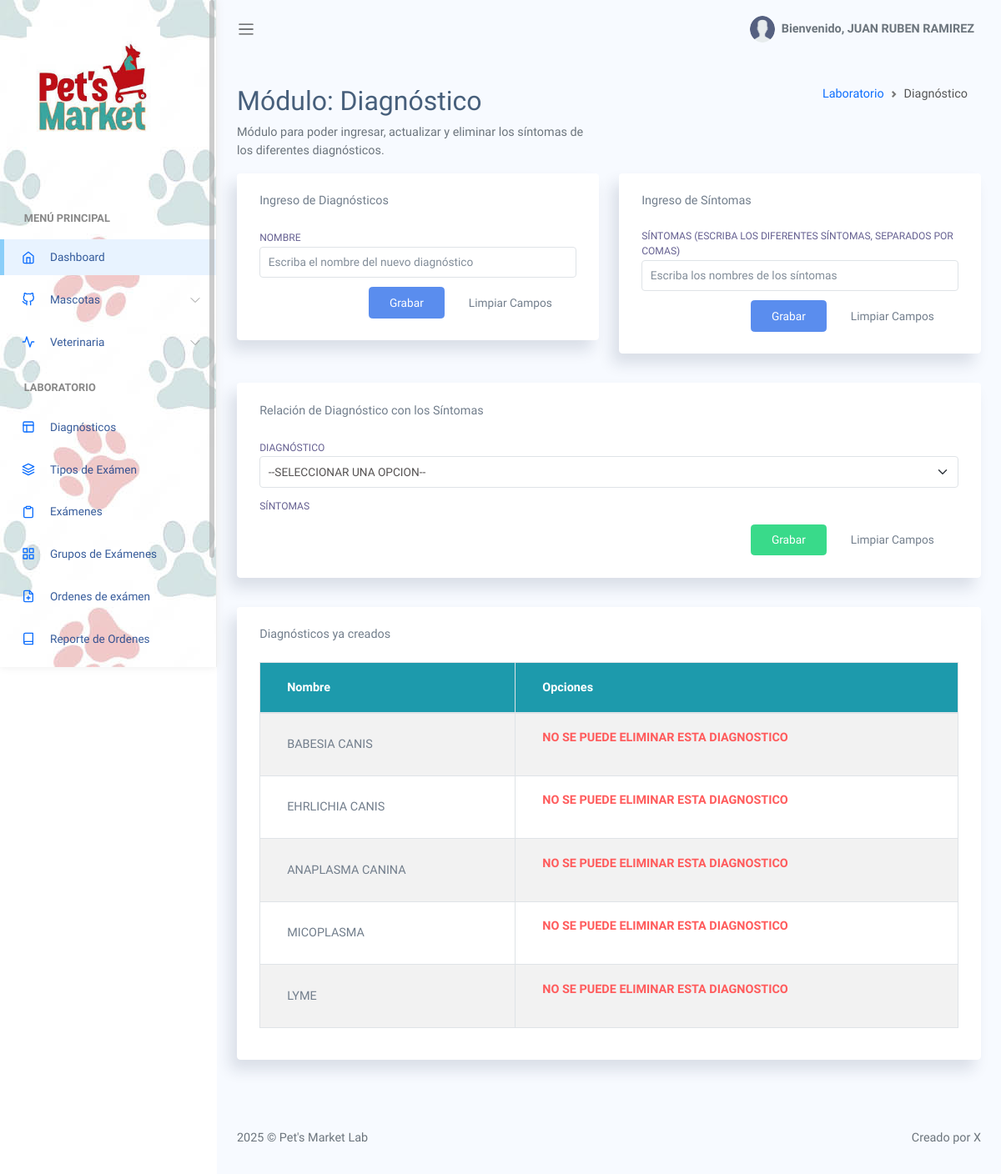
The app's page /docs/diagnostico.php (signed in), older data.
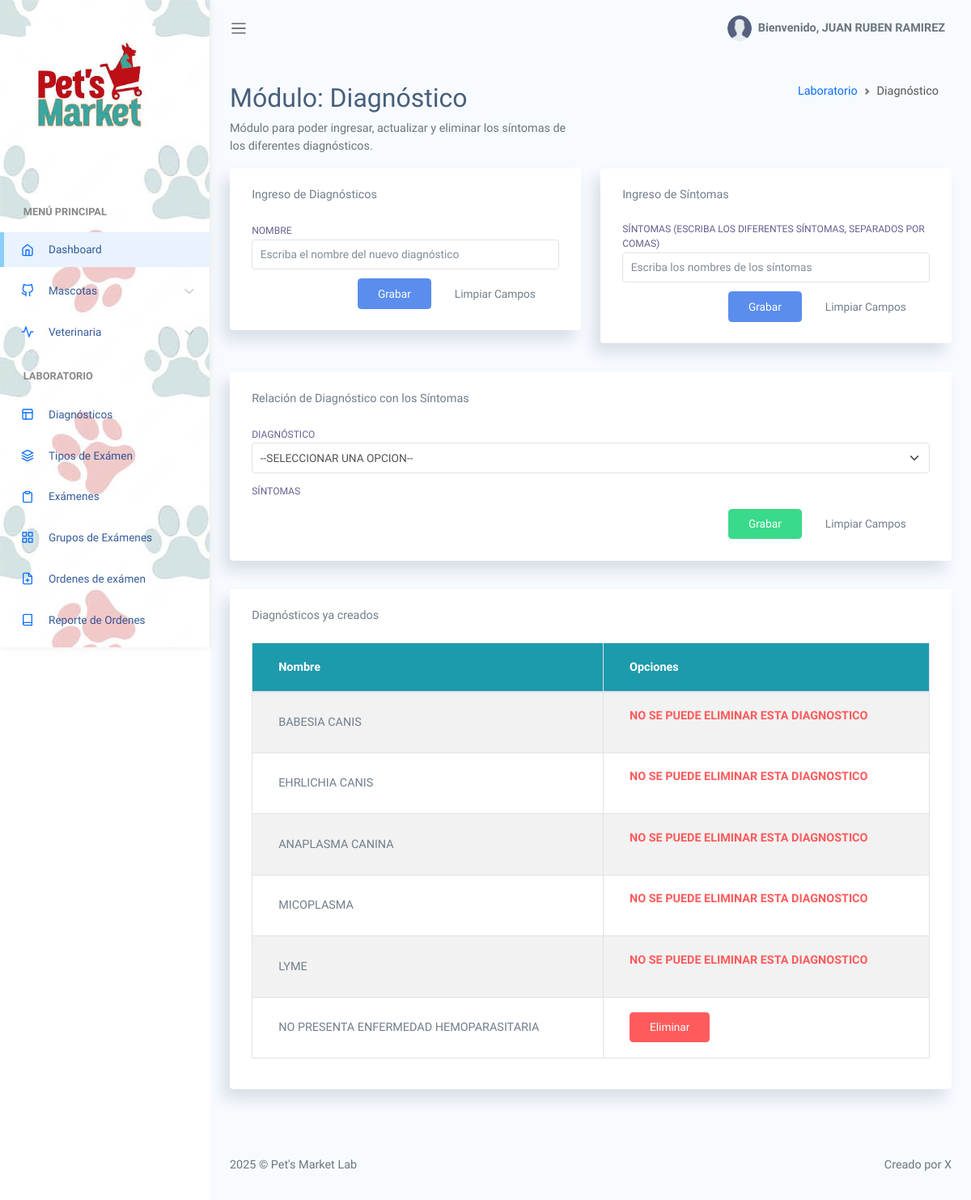
The same page, newer data.
### tables this page shows
CREATE TABLE `cab_diagnostico` (
  `id_diagnostico` int(11) NOT NULL,
  `nombre` varchar(100) NOT NULL,
  `estado` int(11) NOT NULL DEFAULT 1
);

### docs/diagnostico.php (the view, shortened to what the changed rows need)
<!DOCTYPE html>
<html lang="es">
<head>
    <link rel="stylesheet" href="assets/css/bootstrap.css">
    <link rel="stylesheet" href="assets/dataTables.bootstrap5.css" />
    <link rel="stylesheet" href="assets/buttons.bootstrap5.css"/>
    <link rel="stylesheet" href="assets/vendors/perfect-scrollbar/perfect-scrollbar.css">
    <link rel="stylesheet" href="assets/css/app.css">
    <link rel="stylesheet" href="assets/sweetalert/sweetalert.css" />
</head>
<body>
    <div id="app">
    <?php include("sidebar.php"); ?>
        <div id="main">
<div class="main-content container-fluid">
    <section class="section">
        <div class="card">
            <div class="card-body">
                <table class='table table-striped table-bordered' id="table1">
                    <thead>
                        <tr >
                            <th style="background-color: #1d9aac;" class="text-white">Nombre</th>
                            <th style="background-color: #1d9aac;" class="text-white">Opciones</th>
                        </tr>
                    </thead>
                    <tbody>
                    <?php
                    $query="select * from cab_diagnostico where estado=1";
                    $resultado = $bd->query($query);
                    while($fila = $resultado->fetch_array()){
                    ?>
                        <tr>
                            <td><?php echo $fila['nombre']; ?></td>
                           <td>
                              <?php
                               if($fila['id_diagnostico']>5) { ?>
                                <button type="button" class="btn btn-danger" onclick="eliminar('<?php echo $fila['id_diagnostico']; ?>')">Eliminar</button>
                                <?php }else{ ?>
                                    <p class="font-bold text-danger">NO SE PUEDE ELIMINAR ESTA DIAGNOSTICO</p>
                               <?php } ?>
                            </td>
                        </tr>
                <?php } ?>
                    </tbody>
                </table>
            </div>
        </div>
    </section>
</div>
        </div>
    </div>
</body>
</html>

### docs/sidebar.php (shortened to what the changed rows need)
<div id="sidebar" class='active' >
    <div class="sidebar-wrapper active" style="background: url('assets/images/background/auth3.jpg')">
        <div class="sidebar-header" >
            <img src="assets/images/logoRF.png" alt="" srcset="">
        </div>
        <div class="sidebar-menu">
            <ul class="menu">
            </ul>
        </div>
    </div>
</div>

Row changes from the older to the newer data that the page shows:
added cab_diagnostico: nombre "NO PRESENTA ENFERMEDAD HEMOPARASITARIA"
